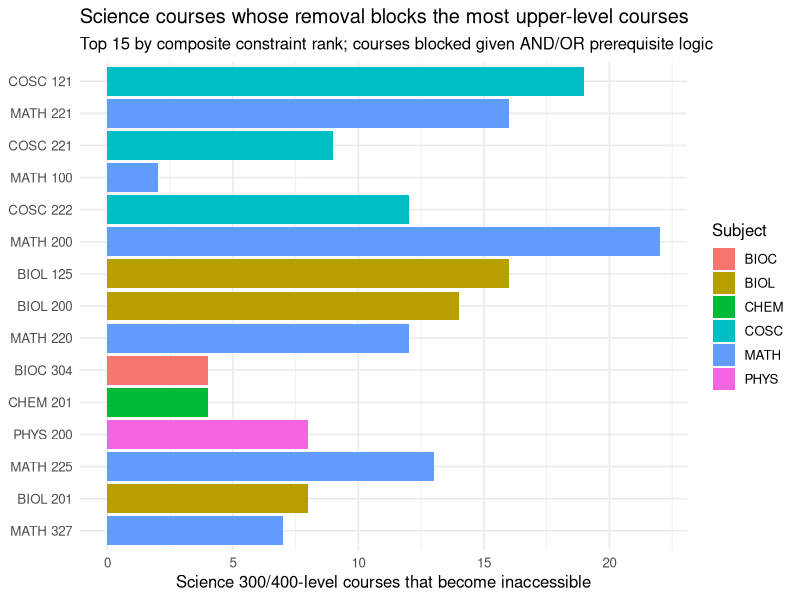
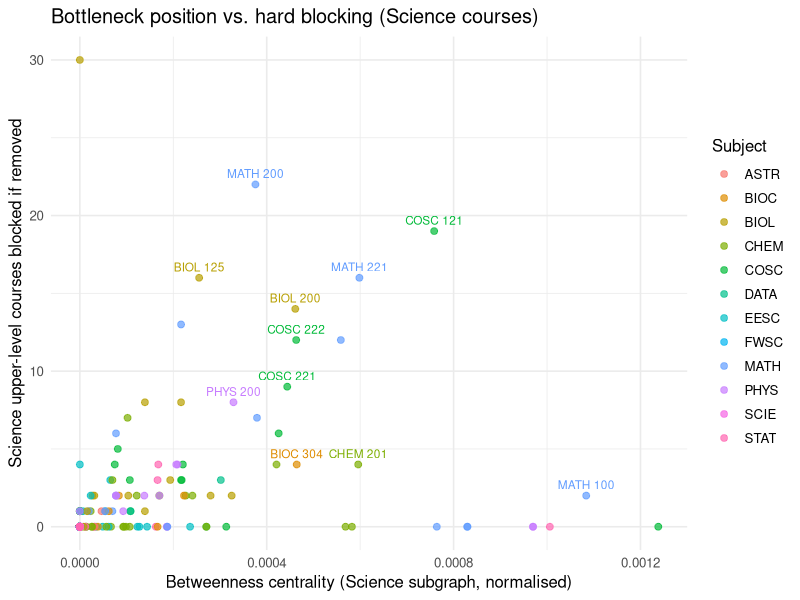
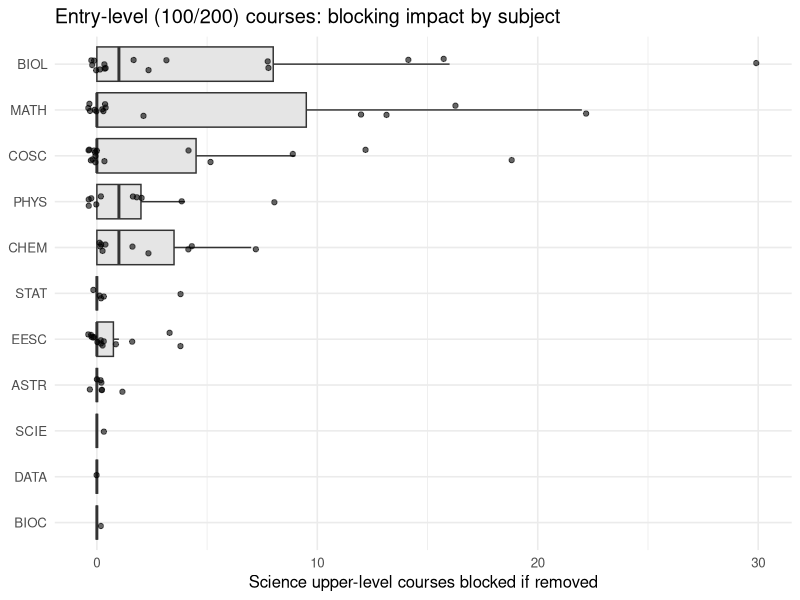

Source code (R) for these figures, in order:
# COSC 421 - Research Question 2
# Which prerequisite courses create the greatest access constraints for
# upper-level courses and specializations within UBCO Faculty of Science programs?
#
# Run from the repository root:  Rscript RQ2_network_analysis.R
# Outputs (written to the working directory):
#   RQ2_constraint_results.csv        one row per Science course, all RQ2 metrics
#   RQ2_removal_impact_detail.csv     which upper-level courses each removal blocks
#   RQ2_upper_level_constraints.csv   one row per Science 300/400-level course
#   RQ2_subject_impact.csv            Science subject x subject blocked-course matrix
#   RQ2_figures/*.png                 figures for the report

library(igraph)
library(ggplot2)

# ------------------------------------------------------------------
# 0. Configuration (edit here if the Science definition changes)
# ------------------------------------------------------------------
SCIENCE_SUBJECTS <- c("ASTR", "BIOC", "BIOL", "CHEM", "COSC", "DATA",
                      "EESC", "MATH", "PHYS", "STAT", "SCIE", "FWSC")
UPPER_LEVEL <- 300   # "upper-level" = 300- and 400-level courses
TOP_N       <- 15

dir.create("RQ2_figures", showWarnings = FALSE)

# ------------------------------------------------------------------
# 1. Load data
# ------------------------------------------------------------------
courses <- read.csv("Data/ubco_courses_nodes.csv", stringsAsFactors = FALSE)
edges   <- read.csv("Data/ubco_prereq_edges.csv",  stringsAsFactors = FALSE)

edges$in_every_path <- as.logical(edges$in_every_path)
courses$in_current_calendar <- as.logical(courses$in_current_calendar)

# Prerequisite edges only (co-requisites and "recommended" are not access barriers)
pre <- subset(edges, type == "prereq" & !is.na(source) & !is.na(target))
pre <- pre[!duplicated(pre[, c("source", "target")]), ]

ids <- courses$course
n   <- length(ids)
idx <- setNames(seq_len(n), ids)

is_sci      <- courses$subject %in% SCIENCE_SUBJECTS
is_upper    <- !is.na(courses$level) & courses$level >= UPPER_LEVEL
is_current  <- courses$in_current_calendar
is_sci_up   <- is_sci & is_upper & is_current   # the courses whose access we protect

cat("Science courses (current calendar):", sum(is_sci & is_current), "\n")
cat("Science upper-level courses:       ", sum(is_sci_up), "\n")

# ------------------------------------------------------------------
# 2. Build the directed prerequisite network (prerequisite -> course unlocked)
# ------------------------------------------------------------------
nodes <- data.frame(name = courses$course, subject = courses$subject,
                    level = courses$level, title = courses$title,
                    stringsAsFactors = FALSE)
g <- graph_from_data_frame(pre[, c("source", "target")], directed = TRUE,
                           vertices = nodes)
g <- simplify(g, remove.multiple = TRUE, remove.loops = TRUE)
cat("Network:", vcount(g), "nodes,", ecount(g), "prerequisite edges\n")
cat("Network is a DAG:", is_dag(g), "\n")

# ------------------------------------------------------------------
# 3. Betweenness centrality (gateway / bottleneck courses)
# ------------------------------------------------------------------
# (a) whole UBCO network - paths may pass through non-Science courses
bet_full_raw  <- betweenness(g, directed = TRUE, normalized = FALSE)
bet_full_norm <- bet_full_raw / ((n - 1) * (n - 2))

# (b) Science-only induced subgraph - bottlenecks inside Science programs
sci_names <- ids[is_sci & is_current]
g_sci     <- induced_subgraph(g, V(g)[name %in% sci_names])
bet_sci_raw  <- betweenness(g_sci, directed = TRUE, normalized = FALSE)
m <- vcount(g_sci)
bet_sci_norm <- bet_sci_raw / ((m - 1) * (m - 2))
cat("Science subgraph:", m, "nodes,", ecount(g_sci), "edges\n")

# ------------------------------------------------------------------
# 4. Downstream reach: Science upper-level courses reachable from each course
# ------------------------------------------------------------------
reach_sci_upper <- setNames(integer(n), ids)
for (v in ids) {
  d <- names(subcomponent(g, v, mode = "out"))
  d <- setdiff(d, v)
  reach_sci_upper[v] <- sum(is_sci_up[idx[d]])
}

# ------------------------------------------------------------------
# 5. Prerequisite logic (AND / OR) so that "removal" is realistic
#    A plain graph treats every edge as mandatory. Many UBCO prerequisites are
#    "one of A, B, C", so deleting one of them does not block the course.
#    We rebuild each course's requirement as a set of clauses:
#      - required edge (in every path)      -> need that course        (k = 1, 1 source)
#      - one_of group (same n_alternatives) -> need >= 1 of the group  (k = 1)
#      - two_of group                       -> need >= 2 of the group  (k = 2)
#      - edges that belong to only some whole-requirement alternatives
#        ("either (a) ... or (b) ...")      -> need >= 1 of them       (k = 1)
#    Standing, permission, credit-count and program restrictions are NOT modelled
#    (they cannot be expressed as edges), so blocking is a lower bound.
# ------------------------------------------------------------------
clauses <- vector("list", n); names(clauses) <- ids

for (t in unique(pre$target)) {
  e <- pre[pre$target == t, ]
  core <- e[e$in_every_path %in% TRUE, ]
  alt  <- e[!(e$in_every_path %in% TRUE), ]
  cl <- list()
  req <- core[core$requirement == "required", ]
  for (s in req$source) cl[[length(cl) + 1]] <- list(src = idx[[s]], k = 1L)
  for (rq in c("one_of", "two_of")) {
    sub <- core[core$requirement == rq, ]
    if (nrow(sub) == 0) next
    for (grp in split(sub, sub$n_alternatives)) {
      src <- idx[grp$source]
      cl[[length(cl) + 1]] <- list(src = unname(src),
                                   k = as.integer(min(if (rq == "two_of") 2 else 1, length(src))))
    }
  }
  if (nrow(alt) > 0)
    cl[[length(cl) + 1]] <- list(src = unname(idx[alt$source]), k = 1L)
  clauses[[t]] <- cl
}

has_clauses <- !vapply(clauses, is.null, logical(1))

satisfied <- function(t_i, avail) {
  for (cl in clauses[[t_i]]) if (sum(avail[cl$src]) < cl$k) return(FALSE)
  TRUE
}

# Fixpoint: which courses can eventually be taken, given a starting availability
# Retired codes are treated as always available (they cannot be "removed").
retired <- !is_current
base_start <- !has_clauses | retired

propagate <- function(avail, todo) {
  repeat {
    changed <- FALSE
    for (t_i in todo) {
      if (!avail[t_i] && satisfied(t_i, avail)) { avail[t_i] <- TRUE; changed <- TRUE }
    }
    if (!changed) break
  }
  avail
}

baseline <- propagate(base_start, which(has_clauses & !retired))
cat("Courses accessible in baseline:", sum(baseline & is_current), "of", sum(is_current), "\n")
cat("Science upper-level accessible in baseline:", sum(baseline & is_sci_up), "of", sum(is_sci_up), "\n")

# ------------------------------------------------------------------
# 6. Removal (what-if) analysis for every Science course that unlocks something
# ------------------------------------------------------------------
cand <- which(is_sci & is_current & degree(g, mode = "out")[ids] > 0)
detail <- list()
res <- data.frame(course = ids[cand], blocked_sci_upper = 0L, blocked_sci_upper_direct = 0L,
                  blocked_all = 0L, subjects_affected = 0L, stringsAsFactors = FALSE)

for (j in seq_along(cand)) {
  c_i <- cand[j]
  desc <- idx[setdiff(names(subcomponent(g, ids[c_i], mode = "out")), ids[c_i])]
  avail <- baseline
  avail[c(c_i, desc)] <- FALSE                 # reset everything that could be affected
  avail[c_i] <- FALSE
  todo <- intersect(desc, which(has_clauses & !retired))
  start <- avail
  start[desc[!has_clauses[desc]]] <- TRUE      # descendants without clauses stay available
  after <- propagate(start, todo)

  blocked <- baseline & !after & is_current
  blocked[c_i] <- FALSE
  b_up <- which(blocked & is_sci_up)
  direct_children <- idx[pre$target[pre$source == ids[c_i]]]

  res$blocked_sci_upper[j]        <- length(b_up)
  res$blocked_sci_upper_direct[j] <- sum(b_up %in% direct_children)
  res$blocked_all[j]              <- sum(blocked)
  res$subjects_affected[j]        <- length(unique(courses$subject[b_up]))

  if (length(b_up) > 0)
    detail[[j]] <- data.frame(removed_course = ids[c_i], blocked_course = ids[b_up],
                              blocked_subject = courses$subject[b_up],
                              blocked_level = courses$level[b_up],
                              direct_dependent = b_up %in% direct_children,
                              stringsAsFactors = FALSE)
}
detail <- do.call(rbind, detail)
write.csv(detail, "RQ2_removal_impact_detail.csv", row.names = FALSE)

# ------------------------------------------------------------------
# 7. Combine metrics for all Science courses
# ------------------------------------------------------------------
sci_i <- which(is_sci & is_current)
out <- data.frame(
  course  = ids[sci_i],
  subject = courses$subject[sci_i],
  level   = courses$level[sci_i],
  title   = courses$title[sci_i],
  in_degree  = degree(g, mode = "in")[ids[sci_i]],
  out_degree = degree(g, mode = "out")[ids[sci_i]],
  betweenness_full      = bet_full_raw[ids[sci_i]],
  betweenness_full_norm = bet_full_norm[ids[sci_i]],
  betweenness_sci       = bet_sci_raw[ids[sci_i]],
  betweenness_sci_norm  = bet_sci_norm[ids[sci_i]],
  reach_sci_upper = reach_sci_upper[ids[sci_i]],
  stringsAsFactors = FALSE
)
out <- merge(out, res, by = "course", all.x = TRUE)
for (v in c("blocked_sci_upper", "blocked_sci_upper_direct", "blocked_all", "subjects_affected"))
  out[[v]][is.na(out[[v]])] <- 0L

# Composite constraint rank: mean of the ranks on three complementary measures
#   bottleneck position (betweenness), reach (downstream Science upper-level courses),
#   and hard blocking (courses that become inaccessible if it is removed)
out$constraint_rank_score <- rowMeans(cbind(
  rank(-out$betweenness_sci, ties.method = "average"),
  rank(-out$reach_sci_upper, ties.method = "average"),
  rank(-out$blocked_sci_upper, ties.method = "average")))
out <- out[order(out$constraint_rank_score, -out$blocked_sci_upper), ]
out$constraint_rank <- seq_len(nrow(out))
write.csv(out, "RQ2_constraint_results.csv", row.names = FALSE)

cat("\nTop", TOP_N, "access-constraining Science courses:\n")
print(head(out[, c("constraint_rank", "course", "title", "betweenness_sci",
                   "reach_sci_upper", "blocked_sci_upper")], TOP_N), row.names = FALSE)

# ------------------------------------------------------------------
# 8. Upper-level view: how constrained is each 300/400-level Science course?
# ------------------------------------------------------------------
up_i <- which(is_sci_up)
spof <- table(factor(detail$blocked_course, levels = ids[up_i]))   # single points of failure

depth <- rep(NA_integer_, n); names(depth) <- ids
if (is_dag(g)) {
  topo <- as_ids(topo_sort(g, mode = "out"))
  depth[] <- 0L
  for (v in topo) {
    preds <- names(neighbors(g, v, mode = "in"))
    if (length(preds)) depth[v] <- max(depth[preds]) + 1L
  }
}
sci_anc <- vapply(ids[up_i], function(v) {
  a <- setdiff(names(subcomponent(g, v, mode = "in")), v)
  sum(is_sci[idx[a]])
}, numeric(1))

upper <- data.frame(
  course = ids[up_i], subject = courses$subject[up_i], level = courses$level[up_i],
  title = courses$title[up_i],
  science_prereq_ancestors = unname(sci_anc),
  longest_prereq_chain = unname(depth[ids[up_i]]),
  single_points_of_failure = as.integer(spof[ids[up_i]]),
  standing_required = courses$standing_required[up_i],
  stringsAsFactors = FALSE)
upper <- upper[order(-upper$single_points_of_failure, -upper$longest_prereq_chain), ]
write.csv(upper, "RQ2_upper_level_constraints.csv", row.names = FALSE)

# Subject-to-subject impact (which areas are held up by which prerequisite subjects)
if (!is.null(detail) && nrow(detail) > 0) {
  detail$removed_subject <- courses$subject[idx[detail$removed_course]]
  subj <- as.data.frame(table(removed_subject = detail$removed_subject,
                              blocked_subject = detail$blocked_subject))
  subj <- subj[subj$Freq > 0, ]
  names(subj)[3] <- "course_pairs_blocked"
  write.csv(subj[order(-subj$course_pairs_blocked), ], "RQ2_subject_impact.csv", row.names = FALSE)
}

# ------------------------------------------------------------------
# 9. Figures
# ------------------------------------------------------------------
theme_set(theme_minimal(base_size = 12))
top <- head(out, TOP_N)
top$label <- factor(top$course, levels = rev(top$course))

p1 <- ggplot(top, aes(x = label, y = blocked_sci_upper, fill = subject)) +
  geom_col() + coord_flip() +
  labs(title = "Science courses whose removal blocks the most upper-level courses",
       subtitle = "Top 15 by composite constraint rank; courses blocked given AND/OR prerequisite logic",
       x = NULL, y = "Science 300/400-level courses that become inaccessible", fill = "Subject")
ggsave("RQ2_figures/top_bottleneck_courses.png", p1, width = 9, height = 6, dpi = 150)

lab <- head(out, 12)
p2 <- ggplot(out, aes(x = betweenness_sci_norm, y = blocked_sci_upper, colour = subject)) +
  geom_point(alpha = 0.7, size = 2) +
  geom_text(data = lab, aes(label = course), size = 3, vjust = -0.7, check_overlap = TRUE,
            show.legend = FALSE) +
  labs(title = "Bottleneck position vs. hard blocking (Science courses)",
       x = "Betweenness centrality (Science subgraph, normalised)",
       y = "Science upper-level courses blocked if removed", colour = "Subject")
ggsave("RQ2_figures/betweenness_vs_blocked.png", p2, width = 9, height = 6, dpi = 150)

subj_tot <- aggregate(cbind(blocked_sci_upper, reach_sci_upper) ~ subject, data = out, FUN = max)
p3 <- ggplot(out[out$level <= 200, ], aes(x = reorder(subject, blocked_sci_upper, FUN = max),
                                          y = blocked_sci_upper)) +
  geom_boxplot(outlier.shape = NA, fill = "grey90") + geom_jitter(width = 0.15, alpha = 0.6) +
  coord_flip() +
  labs(title = "Entry-level (100/200) courses: blocking impact by subject",
       x = NULL, y = "Science upper-level courses blocked if removed")
ggsave("RQ2_figures/entry_level_blocking_by_subject.png", p3, width = 8, height = 5, dpi = 150)

cat("\nDone. Files written: RQ2_constraint_results.csv, RQ2_removal_impact_detail.csv,",
    "RQ2_upper_level_constraints.csv, RQ2_subject_impact.csv, RQ2_figures/\n")
